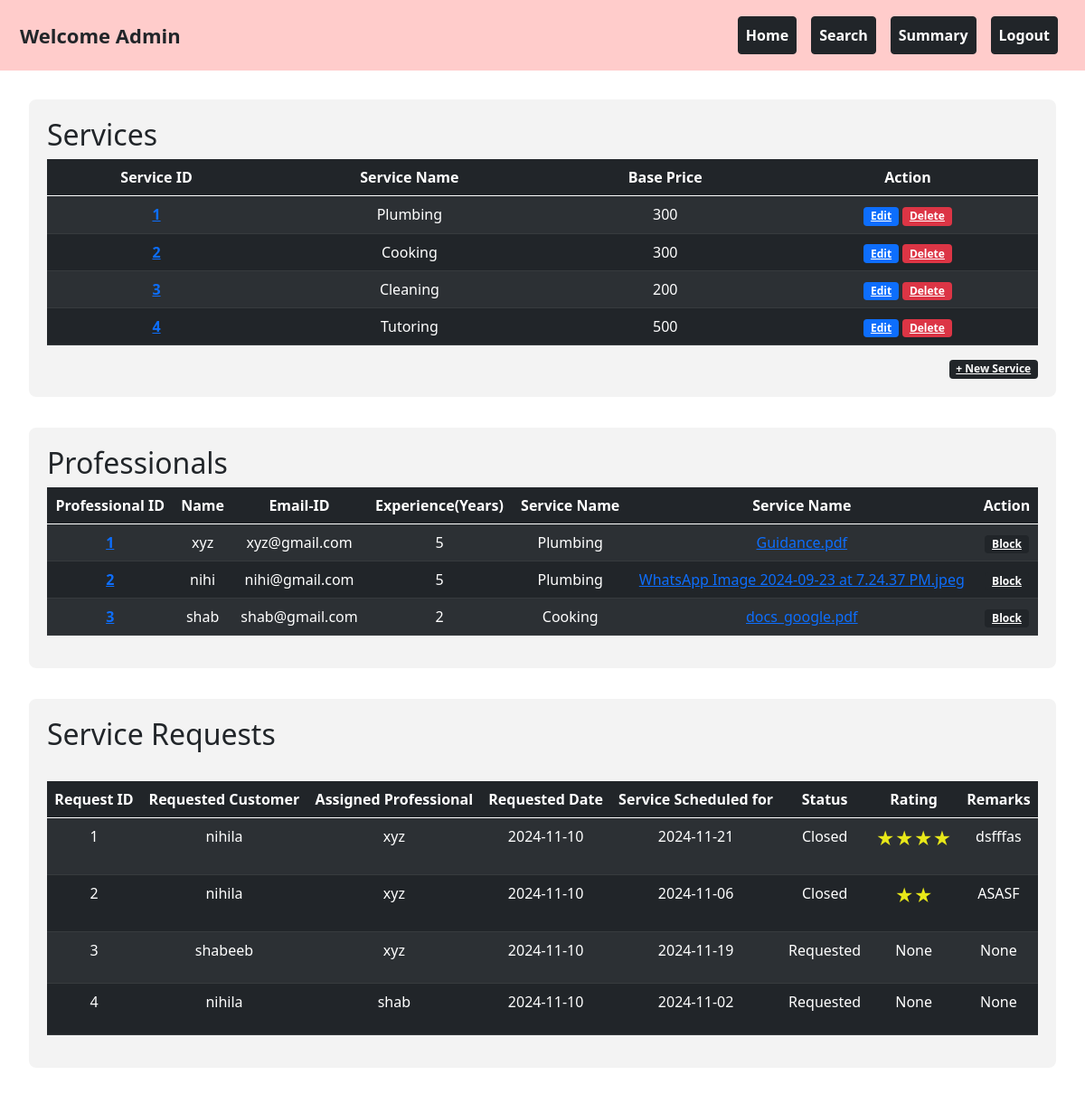
Page /admin_dashboard on the committed database.
### backend/models.py (models this page shows)
class Service(db.Model):
    __tablename__="service"
    id=db.Column(db.Integer,primary_key=True)
    name=db.Column(db.String,nullable=False)
    basic_price=db.Column(db.Integer,nullable=False)
    Description=db.Column(db.String,nullable=False)
    professionals=db.relationship("Professional_Info",cascade="all,delete",backref="service",lazy=True)
    service_requests=db.relationship("Service_Request",cascade="all,delete",backref="service",lazy=True)

class Professional_Info(db.Model):
    __tablename__="professional_info"
    id=db.Column(db.Integer,primary_key=True)
    email_id=db.Column(db.String,unique=True,nullable=False)
    password=db.Column(db.String,nullable=False)
    full_name=db.Column(db.String,nullable=False)
    experience=db.Column(db.Integer,nullable=False)
    proof_doc=db.Column(db.String,nullable=False)
    address=db.Column(db.String,nullable=False)
    pin_code=db.Column(db.Integer,nullable=False)
    service_id=db.Column(db.Integer,db.ForeignKey("service.id"))
    rating=db.Column(db.Integer,default=0)
    price=db.Column(db.Integer,nullable=True)
    profile_status=db.Column(db.Integer,default=0) #not accepted yet=0 ,accepted=1
    blocked_status=db.Column(db.Integer,default=0) #not blocked=0, 1-blocked
    service_requests=db.relationship("Service_Request",cascade="all,delete",backref="professional_info",lazy=True)

class Service_Request(db.Model):
    __tablename__="service_request"
    id=db.Column(db.Integer,primary_key=True)
    service_id=db.Column(db.Integer,db.ForeignKey("service.id"),nullable=False)
    customer_id=db.Column(db.Integer,db.ForeignKey("customer_info.id"),nullable=False)
    professional_id=db.Column(db.Integer,db.ForeignKey("professional_info.id"),nullable=False)
    date_of_request=db.Column(db.DateTime, default=datetime.now)
    service_date=db.Column(db.Date)
    service_description=db.Column(db.String,nullable=False)
    service_status=db.Column(db.Integer,default=0) # requested from cust=>0 ACCEPTED by prof=>1 reject by prof =>2 CLOSED by cust=>3
    remarks=db.Column(db.String,nullable=True)
    rating=db.Column(db.Integer,default=0) #0 means no rating

class Customer_Info(db.Model):
    __tablename__="customer_info"
    id=db.Column(db.Integer,primary_key=True)
    email_id=db.Column(db.String,unique=True,nullable=False)
    password=db.Column(db.String,nullable=False)
    full_name=db.Column(db.String,nullable=False)
    phone_number=db.Column(db.Integer,nullable=False)
    role=db.Column(db.Integer,default=1) #for customer its 1 . for admin its 0
    address=db.Column(db.String,nullable=False)
    pin_code=db.Column(db.Integer,nullable=False)
    blocked_status=db.Column(db.Integer,default=0) #not blocked=0, 1-blocked
    service_requests=db.relationship("Service_Request",cascade="all,delete",backref="customer_info",lazy=True)

### backend/controller.py (the view)
@app.route("/admin_dashboard",methods=["GET","POST"])
def admin_dashboard():
    service_list=Service.query.all()
    prof_list=Professional_Info.query.all()
    req_list=Service_Request.query.all()
    service_dict={service.id:service for service in Service.query.all()}
    cust_dict={cust_obj.id:cust_obj for cust_obj in Customer_Info.query.all()}
    prof_dict={prof_obj.id:prof_obj for prof_obj in Professional_Info.query.all()}
    return render_template ("admin_dashboard.html",professionals=prof_dict,customers=cust_dict,req_objs=req_list,service_list=service_list,prof_list=prof_list,service_dict=service_dict)

### templates/admin_dashboard.html (shortened to what this page needs)
<!DOCTYPE html>
<html lang="en">
    <head>
        <link rel="stylesheet" href="static\styles\style.css">
        <link href="https://cdn.jsdelivr.net/npm/bootstrap@5.0.2/dist/css/bootstrap.min.css" rel="stylesheet">
    </head>
    <body>
        <div class="container-fluid" style="background-color: #ffcccb; padding: 10px;">
            <nav class="navbar navbar-expand-lg navbar-light w-100">
                <div class="container-fluid">
                    <div style="font-size: 22px;"><strong>Welcome Admin</strong></div>
                    <div class="collapse navbar-collapse justify-content-end" id="navbarNav">
                        <ul class="navbar-nav">
                            <li class="nav-item">
                                <a class="nav-link btn btn-dark mx-2 text-white fw-bold" href="#home">Home</a>
                            </li>
                            <li class="nav-item">
                                <a class="nav-link btn btn-dark mx-2 text-white fw-bold" href="{{url_for('search_tab_admin')}}">Search</a>
                            </li>
                            <li class="nav-item">
                                <a class="nav-link btn btn-dark mx-2 text-white fw-bold" href="{{url_for('summary_admin')}}">Summary</a>
                            </li>
                            <li class="nav-item">
                                <a class="nav-link btn btn-dark mx-2 text-white fw-bold" href="/">Logout</a>
                            </li>
                        </ul>
                    </div>
                </div>
            </nav>
        </div>
        <div id="home" class="content-section">
            <div class="container-box">
                <h2>Services</h2>
                <table class="table table-dark table-striped" style="text-align: center;">
                    <thead>
                        <tr>
                            <th scope="col">Service ID</th>
                            <th scope="col">Service Name</th>
                            <th scope="col">Base Price</th>
                            <th scope="col">Action</th>
                        </tr>
                    </thead>
                    <tbody>
                        {% for service in service_list %}
                        <tr>
                            <th scope="row"><a href="/service_request/{{service.id}}">{{service.id}}</a></th>
                            <td>{{service.name}}</td>
                            <td>{{service.basic_price}}</td>
                            <td>
                                <a href="/edit_service/{{service.id}}" type="button" class="badge bg-primary">Edit</a>
                                <a href="/delete_service/{{service.id}}" type="button" class="badge bg-danger">Delete</a>
                            </td>
                        </tr>
                        {% endfor %}
                    </tbody>
                </table>
                <div style="display: flex; justify-content: right;">
                    <a href="/add_service" class="badge bg-dark">+ New Service</a>
                </div>
            </div>
            {% if prof_list != [] %}
                <div class="container-box">
                    <h2>Professionals</h2>
                    <table class="table table-dark table-striped" style="text-align: center;">
                        <thead>
                            <tr>
                                <th scope="col"> Professional ID</th>
                                <th scope="col">Name</th>
                                <th scope="col">Email-ID</th>
                                <th scope="col">Experience(Years)</th>
                                <th scope="col">Service Name</th>
                                <th scope="col">Service Name</th>
                                <th scope="col" >Action</th>
                            </tr>
                        </thead>
                        <tbody>
                            {% for prof in prof_list %}
                                <tr>
                                    <th scope="row"><a href="{{url_for('professional',prof_id=prof.id)}}">{{prof.id}} </a></th>
                                    <td>{{prof.full_name}}</td>
                                    <td>{{prof.email_id}}</td>
                                    <td>{{prof.experience}}</td>
                                    <td>{{service_dict[prof.service_id].name}}</td>
                                    <td><a href="/display_file/{{prof.proof_doc}}">{{prof.proof_doc}}</a></td>
                                    {% if prof.profile_status == 0 and prof.blocked_status == 0 %}
                                    <td>
                                        <a type="button" href="{{ url_for('approve_prof',prof_id=prof.id) }}" class="badge bg-success">Approve</a>
                                        <a type="button" href="{{ url_for('reject_prof',prof_id=prof.id) }}" class="badge bg-danger">Reject</a>
                                        <a type="button" href="{{ url_for('block_prof',prof_id=prof.id) }}" class="badge bg-warning">Block</a>
                                    </td>
                                    {% elif prof.profile_status == 1 and prof.blocked_status == 0 %}
                                    <td>
                                        <a type="button" href="{{ url_for('block_prof',prof_id=prof.id) }}" class="badge bg-dark">Block</a>
                                    </td>
                                    {% else %}
                                    <td>
                                        <a type="button" href="{{ url_for('unblock_prof',prof_id=prof.id) }}" class="badge bg-light text-dark">Un Block</a>
                                    </td>
                                    {% endif %}
                                </tr>
                            {% endfor %}
                        </tbody>
                    </table>
                </div>
            {% endif %}
            {% if req_objs != [] %}
                <div class="container-box">
                    <h2> Service Requests </h2><br>
                    <table class="table table-dark table-striped" style="text-align: center;">
                        <thead>
                            <tr>
                                <th scope="col"> Request ID</th>
                                <th scope="col">Requested Customer</th>
                                <th scope="col">Assigned Professional</th>
                                <th scope="col">Requested Date</th>
                                <th scope="col">Service Scheduled for</th>
                                <th scope="col">Status</th>
                                {% if req_objs[0].service_status == 3 %}
                                <th scope="col">Rating</th>
                                <th scope="col">Remarks</th>
                                {% endif %}
                            </tr>
                        </thead>
                        <tbody>
                            {% for request in req_objs %}
                                <tr>
                                    <td>{{request.id}} </td>
                                    <td>{{customers[request.customer_id].full_name}} </td>
                                    <td>{{professionals[request.professional_id].full_name}} </td>
                                    <td>{{request.date_of_request.strftime('%Y-%m-%d')}}</td>
                                    <td>{{request.service_date}}</td>
                                    <td>
                                        {% if request.service_status==0 %}
                                            Requested
                                        {% elif request.service_status==1 %}
                                            Accepted
                                        {% elif request.service_status==2 %}
                                            Rejected
                                        {% elif request.service_status==3 %}
                                            Closed
                                        {% endif %}
                                        </td>
                                    {% if req_objs[0].service_status == 3 %}
                                        <td>
                                            {% if request.rating ==1 %}
                                                <p style="color: rgb(232, 232, 25);font-size: 20px;">★</p>
                                            {% elif request.rating ==2 %}
                                                <p style="color: rgb(232, 232, 25);font-size: 20px;">★★</p>
                                            {% elif request.rating ==3 %}
                                                <p style="color: rgb(232, 232, 25);font-size: 20px;">★★★</p>
                                            {% elif request.rating ==4 %}
                                                <p style="color: rgb(232, 232, 25);font-size: 20px;">★★★★</p>
                                            {% elif request.rating ==5 %}
                                                <p style="color: rgb(232, 232, 25);font-size: 20px;">★★★★★</p>
                                            {% else %}
                                                <p>None</p>
                                            {% endif %}
                                        </td>
                                        <td>{{request.remarks}} </td>
                                    {% endif %}
                                </tr>
                            {% endfor %}
                        </tbody>
                    </table>
                </div>
            {% endif %}
        </div>
    </body>
</html>

### static/styles/style.css (style rules this page uses)
.container-box { padding: 20px; background-color: #f3f3f3; border: 2px solid #ffffff; border-radius: 10px; margin-top: 30px; margin-left: 30px; margin-right: 30px; margin-bottom: 30px; }
.content-section { display: none; }
body:not(:has(:target)) #home { display: block; }

### rows in the picture
Service: id "1", name "Plumbing", basic_price "300"
Service: id "2", name "Cooking", basic_price "300"
Service: id "3", name "Cleaning", basic_price "200"
Service: id "4", name "Tutoring", basic_price "500"
Professional_Info: id "1", full_name "xyz", email_id "xyz@gmail.com", experience "5", proof_doc "Guidance.pdf"
Professional_Info: id "2", full_name "nihi", email_id "nihi@gmail.com", experience "5", proof_doc "WhatsApp Image 2024-09-23 at 7.24.37 PM.jpeg"
Professional_Info: id "3", full_name "shab", email_id "shab@gmail.com", experience "2", proof_doc "docs_google.pdf"
Service_Request: id "1", date_of_request "2024-11-10", service_date "2024-11-21", service_status "Closed", remarks "dsfffas"
Customer_Info: full_name "nihila"
Service_Request: id "2", date_of_request "2024-11-10", service_date "2024-11-06", service_status "Closed", remarks "ASASF"
Service_Request: id "3", date_of_request "2024-11-10", service_date "2024-11-19", service_status "Requested", rating "None", remarks "None"
Customer_Info: full_name "shabeeb"
Service_Request: id "4", date_of_request "2024-11-10", service_date "2024-11-02", service_status "Requested", rating "None", remarks "None"
